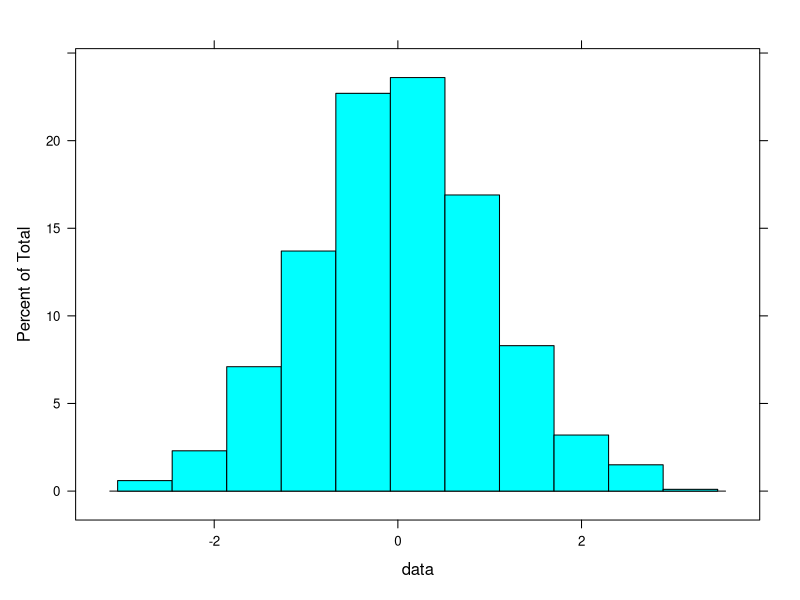
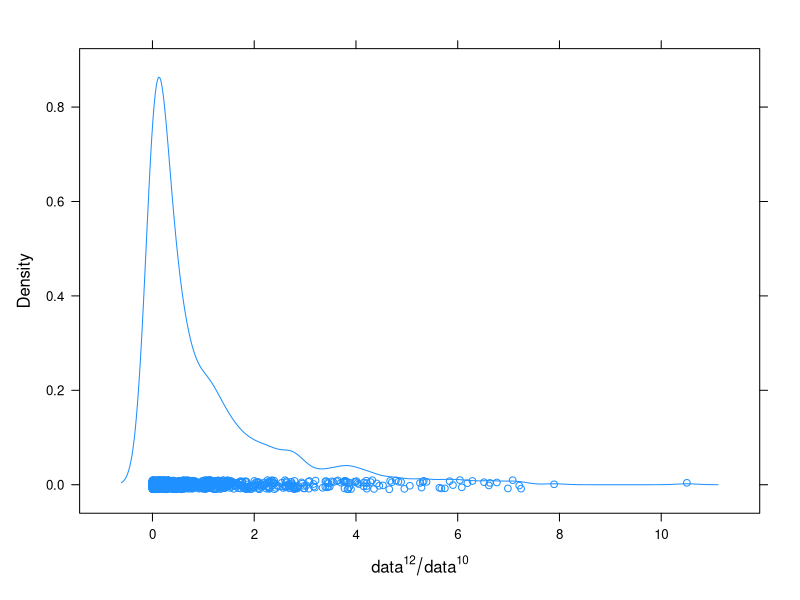
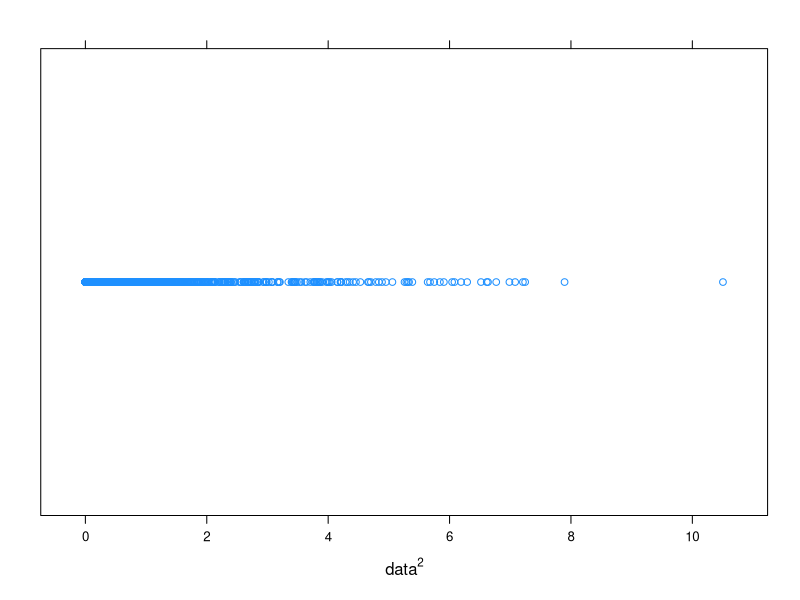
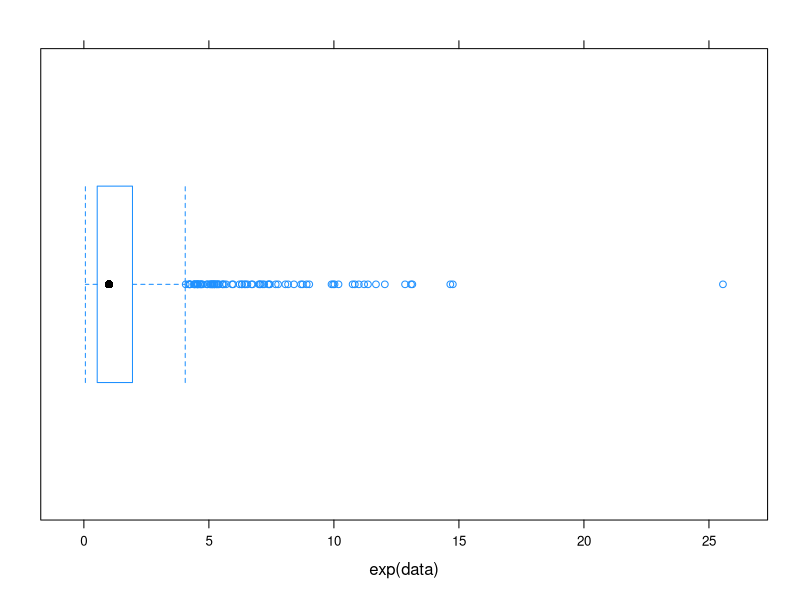

The R script that drew these images, in order:
#load package lattice
library(lattice)
library(xtable) # generate the LaTeX code for tables
#fix the random generator seed
set.seed(123)
#create data
data <- rnorm(1000)
#plot histogram
histogram(data, col="cyan")
#plot density 
densityplot(data^12 / data^10, xlab = expression(data^12/data^10), 
            col="dodgerblue")
#plot stripplot
stripplot(data^2, xlab = expression(data^2), col="dodgerblue")
#plot boxplot
bwplot(exp(data), par.settings=list(box.rectangle=list(col="dodgerblue"),
                                    box.umbrella=list(col="dodgerblue"),
                                    plot.symbol=list(col="dodgerblue")))
#matrix with all data used
data.all <- cbind(data = data, 
                  squared1 = data^12 / data^10,
                  squared2 = data^2,
                  exponent = exp(data))

xtable(head(data.all, 9), 
       caption = "The same data, but now in a table. 
       Only the first nine rows are displayed.")
